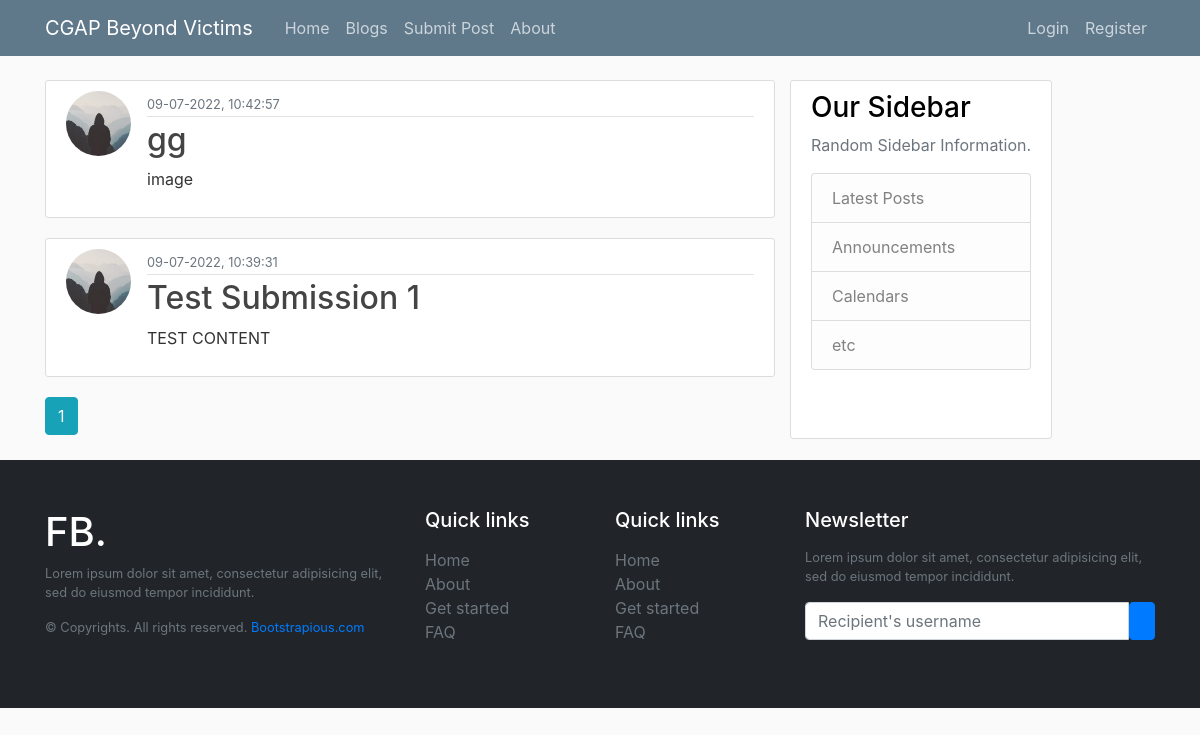
Before: /submissions with the older database file.
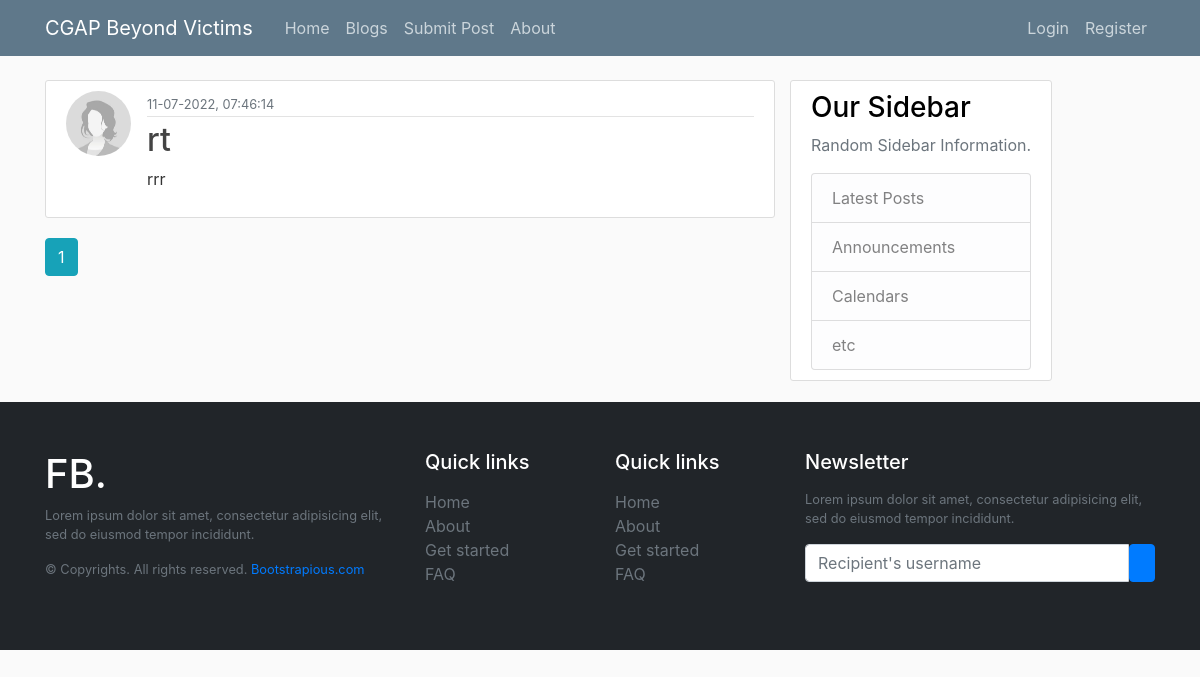
After: the same page with the newer database file.
### cgap/models.py (models this page shows, shortened)
class Submission(db.Model):
    id = db.Column(db.Integer, primary_key=True)
    title = db.Column(db.String(100), nullable=False)
    date_posted = db.Column(db.DateTime, nullable=False, default=datetime.utcnow)
    image_file = db.Column(
        db.String(20), nullable=False, default="images/women_default.jpg"
    )
    content = db.Column(db.Text, nullable=False)
    author = db.Column(db.String(100), nullable=False)

### cgap/routes.py (the view)
@app.route("/submissions")
def submissions():
    page = request.args.get("page", 1, type=int)
    submissions = Submission.query.order_by(Submission.date_posted.desc()).paginate(
        page=page, per_page=5
    )
    return render_template(
        "submissions.html", title="Submissions", submissions=submissions
    )

### cgap/templates/submissions.html
{% extends "layout.html" %}
{% block content %}
{% for submission in submissions.items %}
<article class="media content-section">
  <img
    class="rounded-circle article-img"
    src="{{ submission.image_file }}"
  />
  <div class="media-body">
    <div class="article-metadata">
      <small class="text-muted"
        >{{ submission.date_posted.strftime('%d-%m-%Y, %H:%M:%S') }}</small
      >
    </div>
    <h2>
      <a class="article-title" href="{{ url_for('submission', submission_id=submission.id) }}"
        >{{ submission.title }}</a
      >
    </h2>
    <p class="article-content">{{ submission.content|truncate(60, True, '...') }}</p>
  </div>
</article>
{% endfor %}
{% for page_num in submissions.iter_pages(left_edge=1, right_edge=1, left_current=1, right_current=2) %}
  {% if page_num %}
    {% if submissions.page == page_num %}
      <a class="btn btn-info mb-4" href="{{ url_for('blogs', page=page_num) }}">{{ page_num }}</a>
    {% else %}
      <a class="btn btn-outline-info mb-4" href="{{ url_for('blogs', page=page_num) }}">{{ page_num }}</a>
    {% endif %}
  {% else %}
    ...
  {% endif %}
{% endfor %}
{% endblock content %}

Changed rows visible on the page:
removed Submission: image_file (placeholder picture), date_posted "09-07-2022, 10:42:57", title "gg", content "image"
changed Submission: image_file: a different picture; date_posted "09-07-2022, 10:39:31" → "11-07-2022, 07:46:14"; title "Test Submission 1" → "rt"; content "TEST CONTENT" → "rrr"
